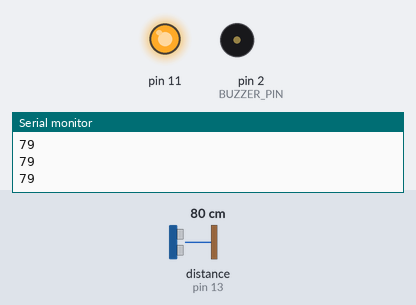
Recording of a sketch running on a simulated Arduino Uno, built with avr-gcc and run on an emulated ATmega328P. On the bench: output pins drawn as LEDs (lit = HIGH), buzzer (waves = sounding), the last lines printed to the serial monitor. The test bench sets the inputs (shaded band); at power-on: distance to the obstacle (sensor on pin 13) 80 cm. The echo pulse lasts 58.3 µs per cm; pins used as bus, display or sensor lines are not drawn.

Above: at 1.2 s.
1.3 s: distance to the obstacle (sensor on pin 13) set to 15 cm
2.8 s: distance to the obstacle (sensor on pin 13) set to 12 cm
At 4.0 s:
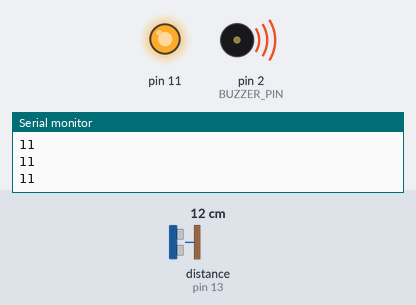
4.3 s: distance to the obstacle (sensor on pin 13) set to 18 cm
At 4.6 s:
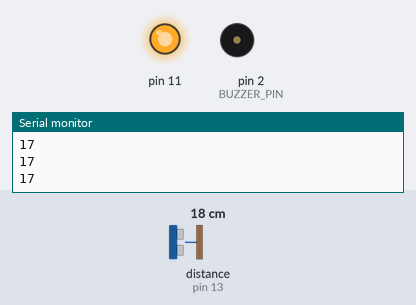
5.8 s: distance to the obstacle (sensor on pin 13) set to 2 cm
At 6.7 s:
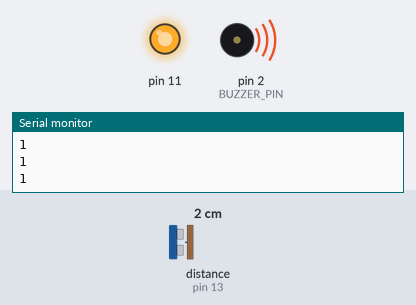
Timing chart, 0 to 8.3 s (numbered marks = the images above; inputs shaded):
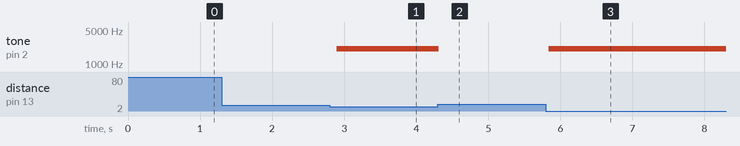

The sketch:

buz_ultsonic_success.ino
```cpp
const int BUZZER_PIN = 2;

void setup() {
  analogWrite(11,255);
  pinMode(12,1);
  pinMode(13,0);
  pinMode(BUZZER_PIN, OUTPUT);
  Serial.begin(9600);
}

void loop() {
  digitalWrite(12,1);
  delayMicroseconds(10);
  digitalWrite(12,0);
  long t = pulseIn(13,1);
  long d = (t/2)*0.034;
  Serial.println(d);

  if (d < 13){
    int buzzerFrequency = 2038;
    tone(BUZZER_PIN, buzzerFrequency);
  } else {
    noTone(BUZZER_PIN);
  }

  delay(100);;
}
```

Measured:
- the behaviour switches between 14 and 13 cm on distance to the obstacle (sensor on pin 13) (found by bisection; images 0 and 1)
- after the input at 2.8 s, tone on pin 2 (BUZZER_PIN): silent → 2038 Hz after 0.09 s
- after the input at 4.3 s, tone on pin 2 (BUZZER_PIN): 2038 Hz → silent at once
- after the input at 5.8 s, tone on pin 2 (BUZZER_PIN): silent → 2038 Hz at once
